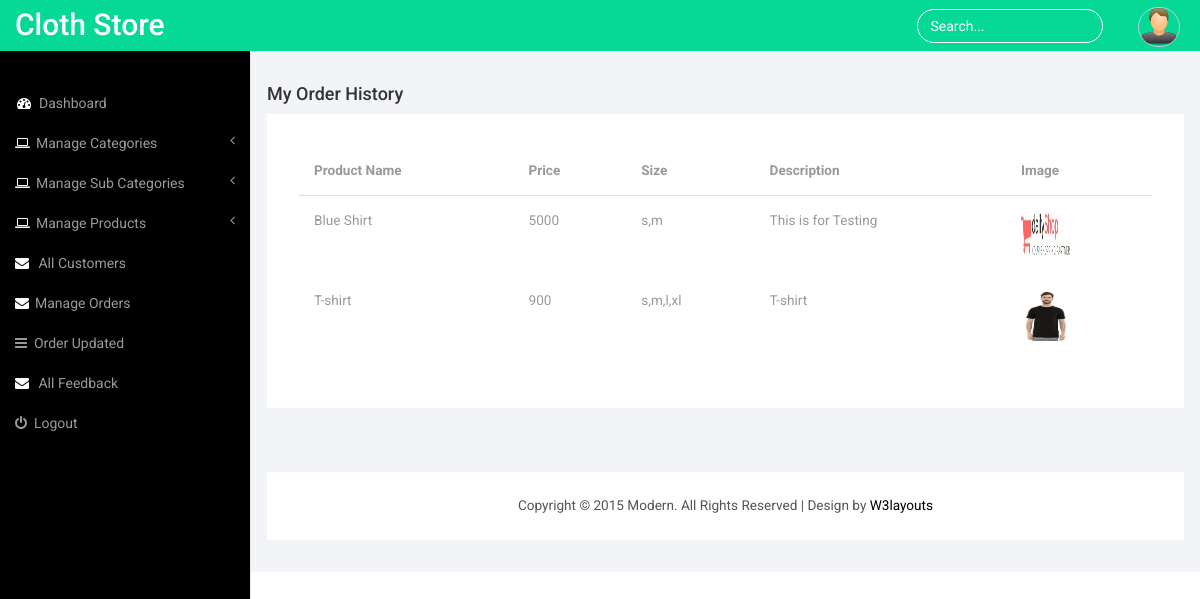
The page /web-tier/clothStore/admin/myorderhistroy.php?pur=1 on the database its author committed.
### tables this page shows
CREATE TABLE IF NOT EXISTS `tbl_product` (
  `id` int(11) NOT NULL,
  `pname` varchar(100) NOT NULL,
  `cat_id` int(11) NOT NULL,
  `subcat_id` int(11) NOT NULL,
  `price` decimal(6,0) NOT NULL,
  `size` varchar(50) NOT NULL,
  `description` text NOT NULL,
  `stock` varchar(10) NOT NULL,
  `image` varchar(255) NOT NULL
);

### web-tier/clothStore/admin/myorderhistroy.php (the view, shortened to what this page needs)
<?php
include 'inc/connection.php';
$user_id = @$_GET['pur'];
$select = "SELECT  id FROM tbl_orders where customer_id='$user_id'";
$record = $con->query($select);
while ($getrec = $record->fetch_object())
{
  $product_id = "SELECT  product_id FROM tbl_order_details where order_id='$getrec->id'";
  $product_details = $con->query($product_id);
    while ($product = $product_details->fetch_object())
    {
      $product_id = "SELECT  * FROM tbl_product where id='$product->product_id'";
      $product_details = $con->query($product_id);
      while ($final = $product_details->fetch_object())
      {
        $myorder[] = $final;
      }
    }
}
?>
<!DOCTYPE HTML>
<html>
<head>
<link href="css/bootstrap.min.css" rel='stylesheet' type='text/css' />
<link href="css/style.css" rel='stylesheet' type='text/css' />
<link href="css/font-awesome.css" rel="stylesheet">
</head>
<body>
<div id="wrapper">
          <?php include './inc/header1.php';?>
        <div id="page-wrapper">
        <div class="col-md-12 graphs">
	   <div class="xs">
     <h4>My Order History <p style="position: absolute;left: 1016px;top: 32px;"><a href="All_Orders.php">Back</a></p></h4>
  	<div class="bs-example4" data-example-id="contextual-table">
    <table class="table">
      <thead>
        <tr>
          <th>Product Name</th>
          <th>Price</th>
          <th>Size</th>
          <th>Description</th>
          <th>Image</th>
        </tr>
      </thead>
      <tbody>
        <?php
        foreach ($myorder as $key => $value)
        {
         ?>
        <tr>
          <td><?= $value->pname; ?></td>
          <td><?= $value->price; ?></td>
          <td><?= $value->size; ?></td>
          <td><?= $value->description;?></td>
          <td><img width="50" height="50" src="upload/<?php echo $value->image; ?>"></td>
        <tr>
        <?php
        }
        ?>
      </tbody>
    </table>
   </div>
  </div>
  <div class="copy_layout">
      <p>Copyright © 2015 Modern. All Rights Reserved | Design by <a href="http://w3layouts.com/" target="_blank">W3layouts</a> </p>
  </div>
   </div>
      </div>
   </div>
<link href="css/custom.css" rel="stylesheet">
</body>
</html>

### web-tier/clothStore/admin/css/style.css (style rules this page uses)
h4, h5, h6, h1, h2, h3 { margin-top: 0; }
p { margin: 0; }
html, body { font-family: 'Roboto', sans-serif; font-size: 100%; background:#000; overflow-x: hidden; }
body a { transition:0.5s all; -webkit-transition:0.5s all; -moz-transition:0.5s all; -o-transition:0.5s all; -ms-transition:0.5s all; }
.copy p, .copy_layout p { font-size:0.85em; color:#555; }
.copy p a, .copy_layout p a { color:#000; }
.graphs { padding: 2em 1em; background: #f2f4f8; font-family: 'Roboto', sans-serif; }
.bs-example4 { background: #fff; padding: 2em; }
.table > thead > tr > th, .table > tbody > tr > th, .table > tfoot > tr > th, .table > thead > tr > td, .table > tbody > tr > td, .table > tfoot > tr > td { border-top: none !important; }
.table > thead > tr > th, .table > tbody > tr > th, .table > tfoot > tr > th, .table > thead > tr > td, .table > tbody > tr > td, .table > tfoot > tr > td { font-size: 0.85em; color: #999; }
.table td, .table>tbody>tr>td, .table>tbody>tr>th, .table>tfoot>tr>td, .table>tfoot>tr>th, .table>thead>tr>td, .table>thead>tr>th { padding:15px !important; }
.table > thead > tr > th { border-bottom: 1px solid #ddd !important; }
.copy_layout { padding:1.5em 0; background:#fff; text-align:center; margin: 4em 0 0em 0; }

### web-tier/clothStore/admin/css/custom.css (style rules this page uses)
#wrapper { width: 100%; }
#page-wrapper { min-height: 568px; background-color: #fff; }
@media (min-width:768px) { #page-wrapper { position: inherit; margin: 0 0 0 250px; border-left: 1px solid #e7e7e7; } }

### rows shown on the page
tbl_product: pname "Blue Shirt", price "5000", size "s,m", description "This is for Testing", image (picture)
tbl_product: pname "T-shirt", price "900", size "s,m,l,xl", description "T-shirt", image (picture)
